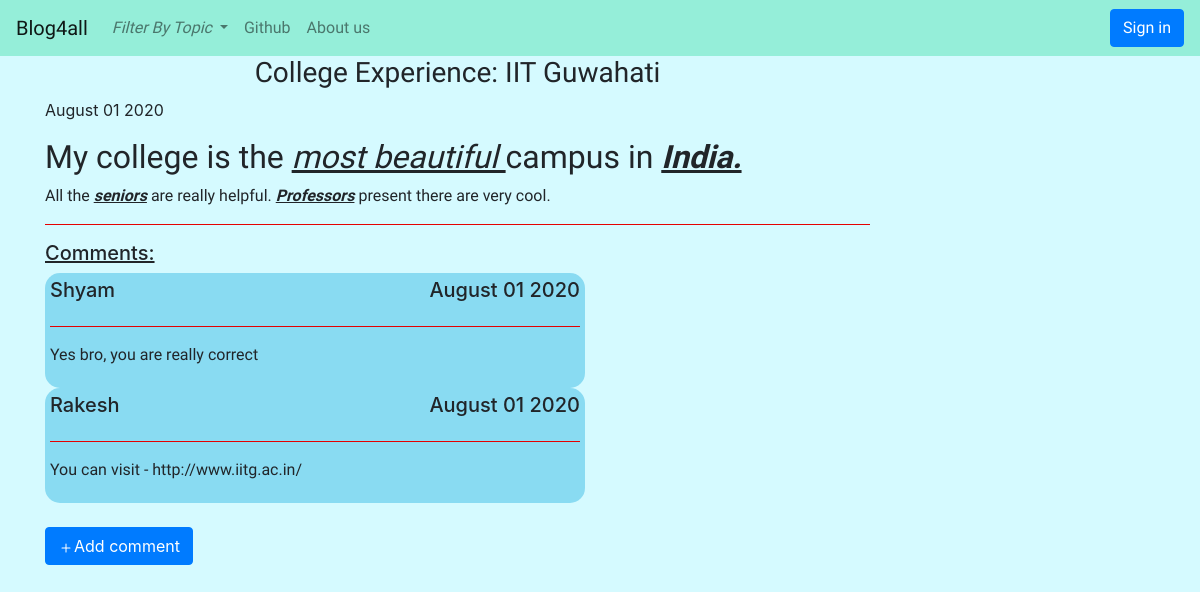
Screenshot of /post/3/ with the database file from the repository.
### blog/models.py (models this page shows, shortened)
class Blogpost(models.Model):
    author = models.ForeignKey(User,on_delete = models.CASCADE)
    topic = models.CharField(max_length=50,choices=TOPIC_CHOICES,default='Others')
    title = models.CharField(max_length=200)
    text = models.TextField()
    create_date = models.DateTimeField(default=timezone.now)
    published_date = models.DateTimeField(blank=True,null=True)
    def datepublished(self):
        return self.published_date.strftime('%B %d %Y')
    def __str__(self):
        return self.topic + ': ' +  self.title

class Comment(models.Model):
    post = models.ForeignKey(Blogpost,on_delete=models.CASCADE,related_name='comments')
    author = models.CharField( max_length=200)
    text = models.TextField()
    create_date = models.DateTimeField(default=timezone.now)
    approved_comment = models.BooleanField(default=False)
    def datepublished(self):
        return self.create_date.strftime('%B %d %Y')

### blog/views.py (the view)
# urls.py: path('post/<int:pk>/',views.BlogpostDetailView.as_view(),name = 'blog_details'),
class BlogpostDetailView(DetailView):
    model = Blogpost
    template_name = 'blog/post_detail.html'

### blog/templates/blog/post_detail.html (shortened to what this page needs)
{% extends "blog/base.html" %}
{% block body_block %}
    <div class="post_details">
        <h3 class="post_title loader">{{blogpost}}</h3>
        {% if blogpost.published_date %}
            <div class="date postdate">
                {{blogpost.datepublished}}
            </div>
        {% else %}
            {% if user.is_authenticated %}
            <a class="btn btn-success" href="{% url 'blog:publish_post' pk=blogpost.pk %}">Publish</a>
            {% endif %}
        {% endif %}
        <div class="post-content">
            <p>{{blogpost.text|safe|linebreaksbr}}</p>
        </div>
        <hr color="red">
        <h5><u> Comments:</u></h5>
        <div class="row">
            <div class="col-8">
                {% for comment in blogpost.comments.all %}
                <div class="comment-view">
                    {% if comment.approved_comment %}
                    <div class="row">
                        <div class="col-6">
                            <h5> {{comment.author}}</h5>
                        </div>
                        <div class="col-6">
                            <h5 align='right'>{{comment.datepublished}}</h5>
                        </div>
                    </div>
                    <hr color="red">
                    <p class="comment-text" style="font-family: 'Courgette', cursive;">{{comment.text}}</p>
                    {% endif %}
                </div>
                {% endfor %}
            </div>
        </div>
        <br>
        <a class="btn btn-primary" href="{% url 'blog:add_comment' pk=blogpost.pk %}">Add comment
        </a>
    </div>
{% endblock body_block %}

### blog/static/css/blog.css (style rules this page uses)
body { background-color: rgb(213, 250, 255); }
.post_title { font-family: 'Exo', sans-serif; text-align: center; }
.post-content { font-family: 'Courgette', cursive; }
.comment-view { padding: 5px 5px 5px 5px; border-width: 5px; border-color: brown; background-color: rgba(131, 216, 241, 0.918); border-radius: 15px; }
.loader { filter:hue-rotate(0deg); color:linear-gradient(45deg,#0f8,#08f); animation:hue 10000ms infinite linear; }

### rows the page displays
Blogpost: topic+title "College Experience: IIT Guwahati", datepublished "August 01 2020", text "My college is the most beautiful campus in India. All the seniors are really helpful. Professors present there are very cool."
Comment: author "Shyam", datepublished "August 01 2020", text "Yes bro, you are really correct"
Comment: author "Rakesh", datepublished "August 01 2020", text "You can visit - http://www.iitg.ac.in/"
